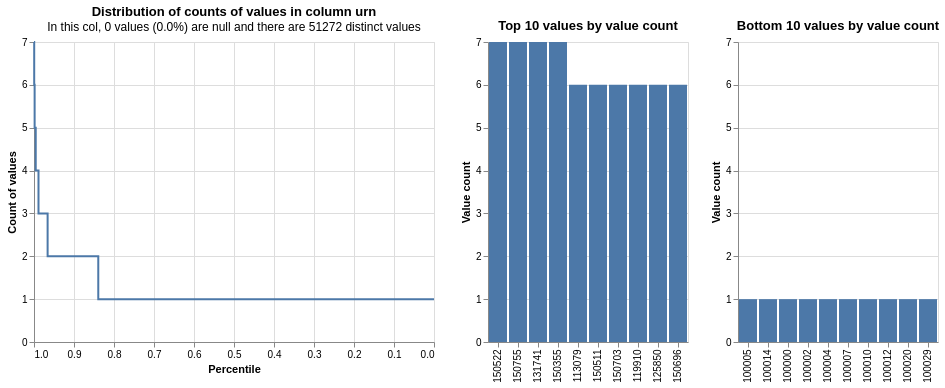

The cell this chart's notebook holds for it:
### Code cell
profile_columns(gias, db_api=db_api, column_expressions=["urn"])

### Figure 1 — Vega-Lite specification as saved in the notebook (floating-point values rounded to 4 significant figures)
{"config": {"view": {"continuousWidth": 400, "continuousHeight": 300}}, "vconcat": [{"hconcat": [{"mark": {"type": "line", "interpolate": "step-before"}, "data": {"values": [{"percentile_ex_nulls": 0.9995, "percentile_inc_nulls": 0.9995, "value_count": 7, "group_name": "urn", "total_non_null_rows": 56172, "total_rows_inc_nulls": 56172, "sum_tokens_in_value_count_group": 28, "distinct_value_count": 51272}, {"percentile_ex_nulls": 0.9984, "percentile_inc_nulls": 0.9984, "value_count": 6, "group_name": "urn", "total_non_null_rows": 56172, "total_rows_inc_nulls": 56172, "sum_tokens_in_value_count_group": 60, "distinct_value_count": 51272}, {"percentile_ex_nulls": 0.9957, "percentile_inc_nulls": 0.9957, "value_count": 5, "group_name": "urn", "total_non_null_rows": 56172, "total_rows_inc_nulls": 56172, "sum_tokens_in_value_count_group": 155, "distinct_value_count": 51272}, {"percentile_ex_nulls": 0.9888, "percentile_inc_nulls": 0.9888, "value_count": 4, "group_name": "urn", "total_non_null_rows": 56172, "total_rows_inc_nulls": 56172, "sum_tokens_in_value_count_group": 388, "distinct_value_count": 51272}, {"percentile_ex_nulls": 0.966, "percentile_inc_nulls": 0.966, "value_count": 3, "group_name": "urn", "total_non_null_rows": 56172, "total_rows_inc_nulls": 56172, "sum_tokens_in_value_count_group": 1281, "distinct_value_count": 51272}, {"percentile_ex_nulls": 0.8393, "percentile_inc_nulls": 0.8393, "value_count": 2, "group_name": "urn", "total_non_null_rows": 56172, "total_rows_inc_nulls": 56172, "sum_tokens_in_value_count_group": 7114, "distinct_value_count": 51272}, {"percentile_ex_nulls": 0.0, "percentile_inc_nulls": 0.0, "value_count": 1, "group_name": "urn", "total_non_null_rows": 56172, "total_rows_inc_nulls": 56172, "sum_tokens_in_value_count_group": 47146, "distinct_value_count": 51272}, {"percentile_ex_nulls": 1.0, "percentile_inc_nulls": 1.0, "value_count": 7, "group_name": "urn", "total_non_null_rows": 56172, "total_rows_inc_nulls": 56172, "sum_tokens_in_value_count_group": 28, "distinct_value_count": 51272}]}, "encoding": {"tooltip": [{"field": "value_count", "type": "quantitative"}, {"field": "percentile_ex_nulls", "type": "quantitative"}, {"field": "percentile_inc_nulls", "type": "quantitative"}, {"field": "total_non_null_rows", "type": "quantitative"}, {"field": "total_rows_inc_nulls", "type": "quantitative"}], "x": {"field": "percentile_ex_nulls", "sort": "descending", "title": "Percentile", "type": "quantitative"}, "y": {"field": "value_count", "title": "Count of values", "type": "quantitative"}}, "title": {"text": "Distribution of counts of values in column urn", "subtitle": "In this col, 0 values (0.0%) are null and there are 51272 distinct values"}}, {"mark": "bar", "data": {"values": [{"value_count": 7, "group_name": "urn", "value": "150522", "total_non_null_rows": 56172, "total_rows_inc_nulls": 56172, "distinct_value_count": 51272}, {"value_count": 7, "group_name": "urn", "value": "150755", "total_non_null_rows": 56172, "total_rows_inc_nulls": 56172, "distinct_value_count": 51272}, {"value_count": 7, "group_name": "urn", "value": "131741", "total_non_null_rows": 56172, "total_rows_inc_nulls": 56172, "distinct_value_count": 51272}, {"value_count": 7, "group_name": "urn", "value": "150355", "total_non_null_rows": 56172, "total_rows_inc_nulls": 56172, "distinct_value_count": 51272}, {"value_count": 6, "group_name": "urn", "value": "113079", "total_non_null_rows": 56172, "total_rows_inc_nulls": 56172, "distinct_value_count": 51272}, {"value_count": 6, "group_name": "urn", "value": "150511", "total_non_null_rows": 56172, "total_rows_inc_nulls": 56172, "distinct_value_count": 51272}, {"value_count": 6, "group_name": "urn", "value": "150703", "total_non_null_rows": 56172, "total_rows_inc_nulls": 56172, "distinct_value_count": 51272}, {"value_count": 6, "group_name": "urn", "value": "119910", "total_non_null_rows": 56172, "total_rows_inc_nulls": 56172, "distinct_value_count": 51272}, {"value_count": 6, "group_name": "urn", "value": "125850", "total_non_null_rows": 56172, "total_rows_inc_nulls": 56172, "distinct_value_count": 51272}, {"value_count": 6, "group_name": "urn", "value": "150696", "total_non_null_rows": 56172, "total_rows_inc_nulls": 56172, "distinct_value_count": 51272}]}, "encoding": {"tooltip": [{"field": "value", "type": "nominal"}, {"field": "value_count", "type": "quantitative"}, {"field": "total_non_null_rows", "type": "quantitative"}, {"field": "total_rows_inc_nulls", "type": "quantitative"}], "x": {"field": "value", "sort": "-y", "title": null, "type": "nominal"}, "y": {"field": "value_count", "title": "Value count", "type": "quantitative"}}, "title": "Top 10 values by value count"}, {"mark": "bar", "data": {"values": [{"value_count": 1, "group_name": "urn", "value": "100005", "total_non_null_rows": 56172, "total_rows_inc_nulls": 56172, "distinct_value_count": 51272}, {"value_count": 1, "group_name": "urn", "value": "100014", "total_non_null_rows": 56172, "total_rows_inc_nulls": 56172, "distinct_value_count": 51272}, {"value_count": 1, "group_name": "urn", "value": "100000", "total_non_null_rows": 56172, "total_rows_inc_nulls": 56172, "distinct_value_count": 51272}, {"value_count": 1, "group_name": "urn", "value": "100002", "total_non_null_rows": 56172, "total_rows_inc_nulls": 56172, "distinct_value_count": 51272}, {"value_count": 1, "group_name": "urn", "value": "100004", "total_non_null_rows": 56172, "total_rows_inc_nulls": 56172, "distinct_value_count": 51272}, {"value_count": 1, "group_name": "urn", "value": "100007", "total_non_null_rows": 56172, "total_rows_inc_nulls": 56172, "distinct_value_count": 51272}, {"value_count": 1, "group_name": "urn", "value": "100010", "total_non_null_rows": 56172, "total_rows_inc_nulls": 56172, "distinct_value_count": 51272}, {"value_count": 1, "group_name": "urn", "value": "100012", "total_non_null_rows": 56172, "total_rows_inc_nulls": 56172, "distinct_value_count": 51272}, {"value_count": 1, "group_name": "urn", "value": "100020", "total_non_null_rows": 56172, "total_rows_inc_nulls": 56172, "distinct_value_count": 51272}, {"value_count": 1, "group_name": "urn", "value": "100029", "total_non_null_rows": 56172, "total_rows_inc_nulls": 56172, "distinct_value_count": 51272}]}, "encoding": {"tooltip": [{"field": "value", "type": "nominal"}, {"field": "value_count", "type": "quantitative"}, {"field": "total_non_null_rows", "type": "quantitative"}, {"field": "total_rows_inc_nulls", "type": "quantitative"}], "x": {"field": "value", "sort": "-y", "title": null, "type": "nominal"}, "y": {"field": "value_count", "scale": {"domain": [0, 7]}, "title": "Value count", "type": "quantitative"}}, "title": "Bottom 10 values by value count"}]}], "$schema": "https://vega.github.io/schema/vega-lite/v5.9.3.json"}
